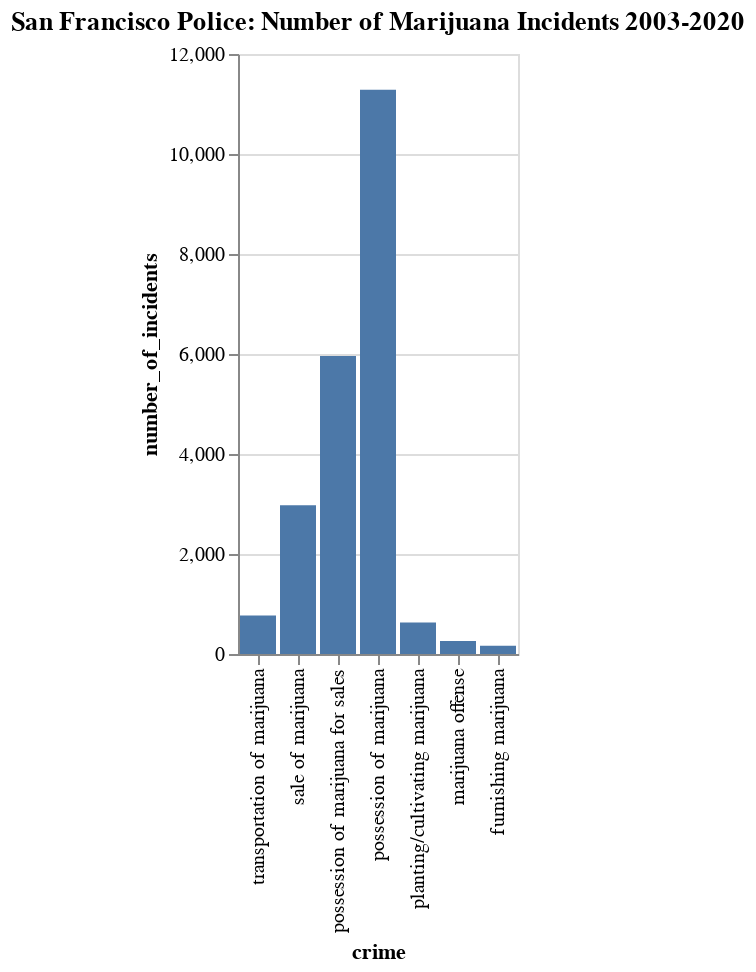

Notebook code for this chart:
### Markdown cell above
Here's a visualization of our data:

### Code cell
alt.Chart(clean_description_counts_all).mark_bar().encode(
    x=alt.X('crime:O', sort='-x'),
    y='number_of_incidents'
).properties(
    title='San Francisco Police: Number of Marijuana Incidents 2003-2020'
)

### Figure 1 — Vega-Lite specification as saved in the notebook (floating-point values rounded to 4 significant figures)
{"config": {"view": {"continuousWidth": 400, "continuousHeight": 300}}, "data": {"name": "data-22dedb3ded223b1311cb5c2d9ccc10ca"}, "mark": "bar", "encoding": {"x": {"type": "ordinal", "field": "crime", "sort": "-x"}, "y": {"type": "quantitative", "field": "number_of_incidents"}}, "title": "San Francisco Police: Number of Marijuana Incidents 2003-2020", "$schema": "https://vega.github.io/schema/vega-lite/v4.8.1.json", "datasets": {"data-22dedb3ded223b1311cb5c2d9ccc10ca": [{"crime": "possession of marijuana", "number_of_incidents": 11287}, {"crime": "possession of marijuana for sales", "number_of_incidents": 5961}, {"crime": "sale of marijuana", "number_of_incidents": 2976}, {"crime": "transportation of marijuana", "number_of_incidents": 770}, {"crime": "planting/cultivating marijuana", "number_of_incidents": 630}, {"crime": "marijuana offense", "number_of_incidents": 262}, {"crime": "furnishing marijuana", "number_of_incidents": 166}]}}
